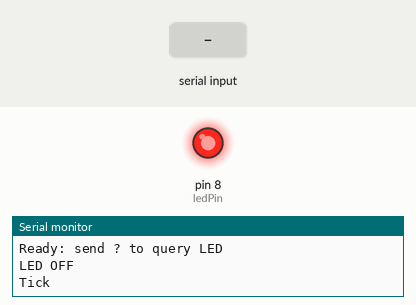
A program run on a simulated Arduino Uno, built with avr-gcc and run on an emulated ATmega328P. Shown: output pins drawn as LEDs (lit = HIGH), the last lines printed to the serial monitor. The test bench sets the inputs (shaded band).

Above: at 1.2 s.
1.3 s: "?\n" received over Serial
At 3.7 s:
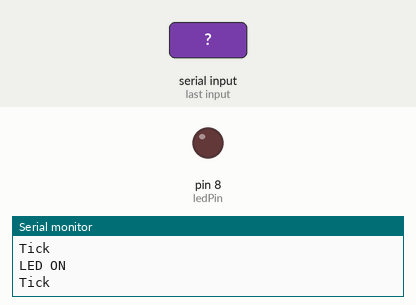
4.3 s: byte 63 ('?') received over Serial
7.3 s: "1\n" received over Serial
Timing chart, 0 to 16.3 s (numbered marks = the images above; inputs shaded):
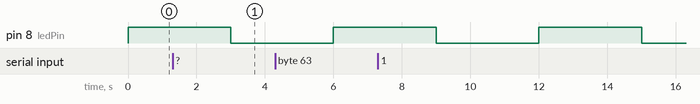

The program:

main.cpp
```cpp
#include <Arduino.h>

const int ledPin = 8;
bool ledOn = false;

// LED 的计时
unsigned long previousLedMillis = 0;
const unsigned long ledInterval = 3000;

// Tick 的计时
unsigned long previousTickMillis = 0;
const unsigned long tickInterval = 1000;

void setLed(bool on) {
  ledOn = on;

  if (ledOn) {
    digitalWrite(ledPin, LOW);
    Serial.println("LED ON");
  } else {
    digitalWrite(ledPin, HIGH);
    Serial.println("LED OFF");
  }
}

void setup() {
  digitalWrite(ledPin, HIGH);
  pinMode(ledPin, OUTPUT);

  Serial.begin(9600);
  Serial.println("Ready: send ? to query LED");
  setLed(false);

  unsigned long startMillis = millis();
  previousLedMillis = startMillis;
  previousTickMillis = startMillis;
}

void loop() {
  unsigned long now = millis();

  // 第一件事：每隔 3 秒切换 LED
  if (now - previousLedMillis >= ledInterval) {
    previousLedMillis = now;
    setLed(!ledOn);
  }

  // 第二件事：每隔 1 秒打印 Tick
  if (now - previousTickMillis >= tickInterval) {
    previousTickMillis = now;
    Serial.println("Tick");
  }

  // 第三件事：处理串口查询
  if (Serial.available() > 0) {
    char command = Serial.read();

    if (command == '?') {
      Serial.print("Status: ");
      Serial.println(ledOn ? "LED ON" : "LED OFF");
    } else if (command != '\r' && command != '\n') {
      Serial.println("Unknown command");
    }
  }
}
```
